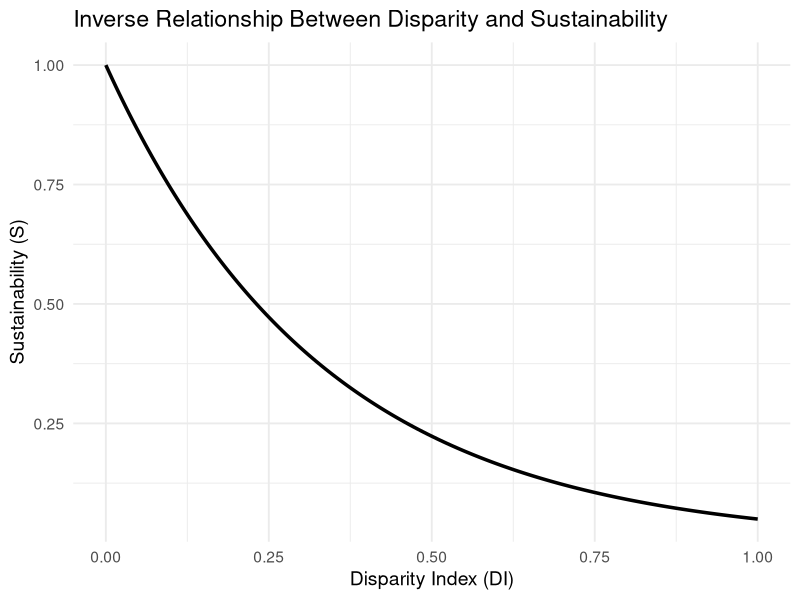

Here is the R script that generated this plot:
library(ggplot2)
library(dplyr)
library(tidyr)

# --- Data ---
df1 <- data.frame(
  Country = c("Nigeria", "South Africa", "Kenya", "USA", "UK", "France"),
  Professor = c(366.66, 4789.5, 4000, 7600, 6800, 5700),
  Legislator = c(13500, 7000, 5800, 14500, 10800, 9900)
)

# --- Create DI sequence and sustainability ---
DI <- seq(0, 1, length.out = 200)
S <- exp(-3 * DI)
df3 <- data.frame(DI = DI, S = S)

# --- Plot ---
ggplot(df3, aes(x = DI, y = S)) +
  geom_line(size = 1.2) +
  labs(
    title = "Inverse Relationship Between Disparity and Sustainability",
    x = "Disparity Index (DI)",
    y = "Sustainability (S)"
  ) +
  theme_minimal(base_size = 14)
